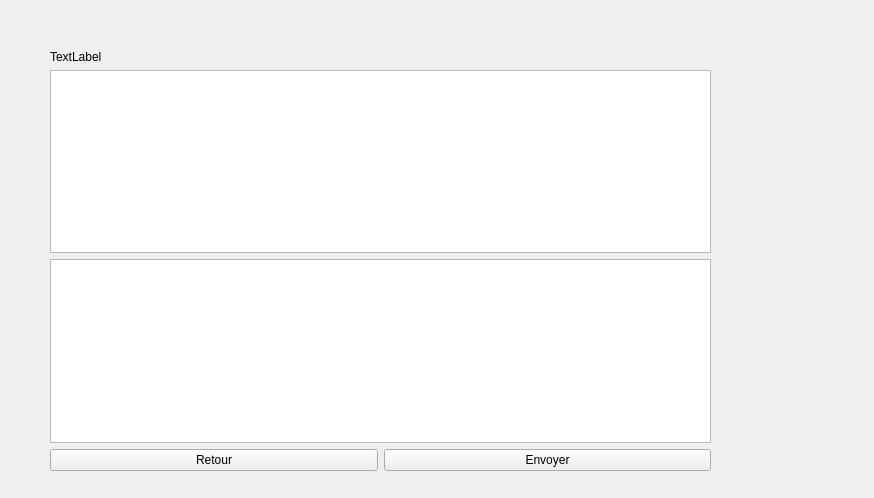
<?xml version="1.0" encoding="UTF-8"?>
<ui version="4.0">
 <class>VueTicket</class>
 <widget class="QWidget" name="VueTicket">
  <property name="geometry">
   <rect>
    <x>0</x>
    <y>0</y>
    <width>874</width>
    <height>498</height>
   </rect>
  </property>
  <property name="windowTitle">
   <string>VueTicket</string>
  </property>
  <widget class="QWidget" name="verticalLayoutWidget">
   <property name="geometry">
    <rect>
     <x>50</x>
     <y>50</y>
     <width>661</width>
     <height>421</height>
    </rect>
   </property>
   <layout class="QVBoxLayout" name="verticalLayout">
    <item>
     <widget class="QLabel" name="label">
      <property name="text">
       <string>TextLabel</string>
      </property>
     </widget>
    </item>
    <item>
     <widget class="QListWidget" name="listWidget"/>
    </item>
    <item>
     <widget class="QTextEdit" name="textEdit"/>
    </item>
    <item>
     <layout class="QGridLayout" name="gridLayout">
      <item row="0" column="0">
       <widget class="QPushButton" name="pushButton">
        <property name="text">
         <string>Retour</string>
        </property>
       </widget>
      </item>
      <item row="0" column="1">
       <widget class="QPushButton" name="pushButton_2">
        <property name="text">
         <string>Envoyer</string>
        </property>
       </widget>
      </item>
     </layout>
    </item>
   </layout>
  </widget>
 </widget>
 <resources/>
 <connections/>
</ui>
